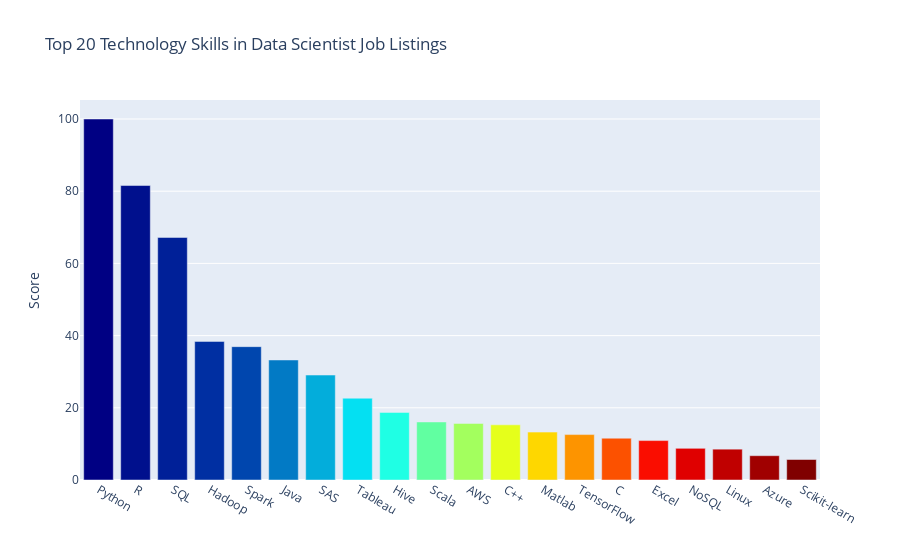

Notebook source saved alongside this figure:
### Markdown cell above
## Let's make a bar chart of the top 20 combined scores

### Code cell
cmax=200
cmin=50
color_s = np.linspace(cmin, cmax, 20)

data = [
    go.Bar(
        x=p_s_df_20.index,          
        y=p_s_df_20['Score'],
        marker=dict(
            colorscale='Jet',
            color=color_s,
        ),
    )
]

layout = {
    'title': 'Top 20 Technology Skills in Data Scientist Job Listings',
    #'xaxis': {'title': 'Technology'},
    'yaxis': {'title': "Score"}
}

fig = go.Figure(data=data, layout=layout)
py.iplot(fig)

### Figure 1 — Plotly figure (JSON) as saved in the notebook; plotly's stock layout.template omitted (floating-point values rounded to 4 significant figures)
{"data": [{"marker": {"color": [50, 57.89, 65.79, 73.68, 81.58, 89.47, 97.37, 105.3, 113.2, 121.1, 128.9, 136.8, 144.7, 152.6, 160.5, 168.4, 176.3, 184.2, 192.1, 200], "colorscale": [[0, "rgb(0,0,131)"], [0.2, "rgb(0,60,170)"], [0.4, "rgb(5,255,255)"], [0.6, "rgb(255,255,0)"], [0.8, "rgb(250,0,0)"], [1, "rgb(128,0,0)"]]}, "type": "bar", "x": ["Python", "R", "SQL", "Hadoop", "Spark", "Java", "SAS", "Tableau", "Hive", "Scala", "AWS", "C++", "Matlab", "TensorFlow", "C", "Excel", "NoSQL", "Linux", "Azure", "Scikit-learn"], "y": [100, 81.57, 67.19, 38.39, 36.94, 33.25, 29.07, 22.66, 18.72, 16.08, 15.67, 15.28, 13.27, 12.58, 11.58, 10.92, 8.78, 8.54, 6.73, 5.68]}], "layout": {"title": {"text": "Top 20 Technology Skills in Data Scientist Job Listings"}, "yaxis": {"title": {"text": "Score"}}}}
